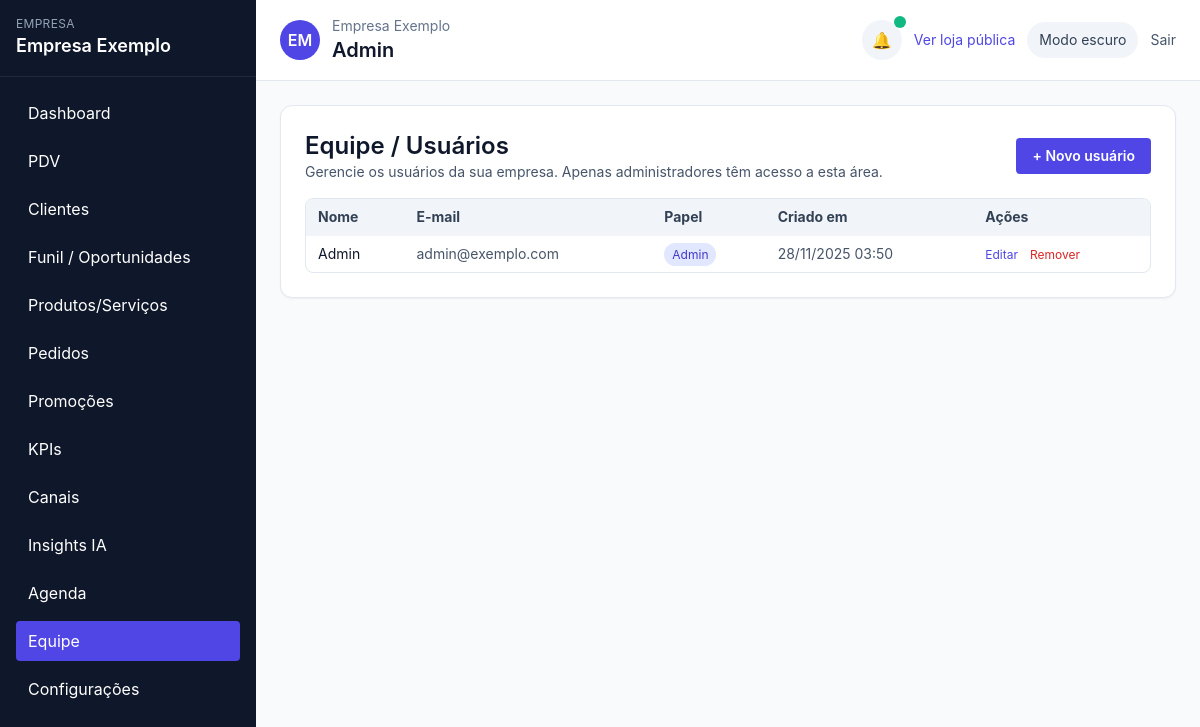
Page /staff.php (signed in) on the committed database.
### tables this page shows
CREATE TABLE users (
    id INT AUTO_INCREMENT PRIMARY KEY,
    company_id INT NOT NULL,
    nome VARCHAR(120) NOT NULL,
    email VARCHAR(120) UNIQUE NOT NULL,
    senha VARCHAR(255) NOT NULL,
    role ENUM('admin','user') DEFAULT 'user',
    created_at DATETIME DEFAULT CURRENT_TIMESTAMP,
    updated_at DATETIME DEFAULT CURRENT_TIMESTAMP ON UPDATE CURRENT_TIMESTAMP,
    FOREIGN KEY (company_id) REFERENCES companies(id) ON DELETE CASCADE
);

### helpers.php (called while the page is built, shortened)
<?php
function sanitize(string $value): string
{
    return htmlspecialchars($value, ENT_QUOTES, 'UTF-8');
}

### staff.php (the view, shortened to what this page needs)
<?php
require_once __DIR__ . '/helpers.php';
$pdo       = get_pdo();
$companyId = current_company_id();
$action = $_GET['action'] ?? 'list';
include __DIR__ . '/views/partials/header.php';
?>
<div class="bg-white dark:bg-slate-900 border border-slate-200 dark:border-slate-800 rounded-xl p-6 shadow-sm">
    <div class="flex items-center justify-between mb-4">
        <div>
            <h1 class="text-2xl font-semibold">Equipe / Usuários</h1>
            <p class="text-sm text-slate-600 dark:text-slate-400">
                Gerencie os usuários da sua empresa. Apenas administradores têm acesso a esta área.
            </p>
        </div>
        <a href="<?= BASE_URL ?>/staff.php?action=create"
           class="inline-flex items-center px-4 py-2 rounded bg-indigo-600 text-white text-sm font-semibold hover:bg-indigo-700">
            + Novo usuário
        </a>
    </div>
    <?php if ($action === 'create'): ?>
        <form method="POST" class="max-w-xl space-y-4">
            <input type="hidden" name="action" value="create">
            <div>
                <label class="text-sm font-medium text-slate-700 dark:text-slate-200">Nome</label>
                <input name="nome" class="mt-1 w-full rounded border-slate-300 dark:bg-slate-900 dark:border-slate-700" required>
            </div>
            <div>
                <label class="text-sm font-medium text-slate-700 dark:text-slate-200">E-mail</label>
                <input type="email" name="email" class="mt-1 w-full rounded border-slate-300 dark:bg-slate-900 dark:border-slate-700" required>
            </div>
            <div>
                <label class="text-sm font-medium text-slate-700 dark:text-slate-200">Senha</label>
                <input type="password" name="senha" class="mt-1 w-full rounded border-slate-300 dark:bg-slate-900 dark:border-slate-700" required>
            </div>
            <div>
                <label class="text-sm font-medium text-slate-700 dark:text-slate-200">Papel</label>
                <select name="role" class="mt-1 w-full rounded border-slate-300 dark:bg-slate-900 dark:border-slate-700">
                    <option value="user">Usuário</option>
                    <option value="admin">Admin</option>
                </select>
            </div>
            <div class="flex items-center gap-3">
                <button class="px-4 py-2 rounded bg-indigo-600 text-white text-sm font-semibold hover:bg-indigo-700">
                    Salvar
                </button>
                <a href="<?= BASE_URL ?>/staff.php" class="text-sm text-slate-600 dark:text-slate-300 hover:underline">
                    Cancelar
                </a>
            </div>
        </form>
    <?php else: ?>
        <?php
        $stmt = $pdo->prepare('SELECT id, nome, email, role, created_at FROM users WHERE company_id = ? ORDER BY created_at DESC');
        $stmt->execute([$companyId]);
        $users = $stmt->fetchAll();
        ?>
        <div class="overflow-hidden border border-slate-200 dark:border-slate-800 rounded-lg">
            <table class="min-w-full text-sm">
                <thead class="bg-slate-100 dark:bg-slate-800 text-slate-700 dark:text-slate-200">
                    <tr>
                        <th class="px-3 py-2 text-left">Nome</th>
                        <th class="px-3 py-2 text-left">E-mail</th>
                        <th class="px-3 py-2 text-left">Papel</th>
                        <th class="px-3 py-2 text-left">Criado em</th>
                        <th class="px-3 py-2 text-left">Ações</th>
                    </tr>
                </thead>
                <tbody>
                <?php foreach ($users as $u): ?>
                    <tr class="border-t border-slate-100 dark:border-slate-800">
                        <td class="px-3 py-2"><?= sanitize($u['nome']) ?></td>
                        <td class="px-3 py-2 text-slate-600 dark:text-slate-300"><?= sanitize($u['email']) ?></td>
                        <td class="px-3 py-2">
                            <?php if ($u['role'] === 'admin'): ?>
                                <span class="px-2 py-1 rounded-full text-xs bg-indigo-100 text-indigo-700">Admin</span>
                            <?php else: ?>
                                <span class="px-2 py-1 rounded-full text-xs bg-slate-100 text-slate-700">Usuário</span>
                            <?php endif; ?>
                        </td>
                        <td class="px-3 py-2 text-slate-600 dark:text-slate-300">
                            <?= $u['created_at'] ? date('d/m/Y H:i', strtotime($u['created_at'])) : '-' ?>
                        </td>
                        <td class="px-3 py-2 space-x-2">
                            <a href="<?= BASE_URL ?>/staff.php?action=edit&id=<?= (int)$u['id'] ?>"
                               class="text-indigo-600 hover:underline text-xs">Editar</a>
                            <a href="<?= BASE_URL ?>/staff.php?action=delete&id=<?= (int)$u['id'] ?>"
                               class="text-red-600 hover:underline text-xs"
                               onclick="return confirm('Remover este usuário?');">
                                Remover
                            </a>
                        </td>
                    </tr>
                <?php endforeach; ?>
                </tbody>
            </table>
        </div>
    <?php endif; ?>
</div>
<?php include __DIR__ . '/views/partials/footer.php'; ?>

### rows in the picture
users: nome "Admin", email "admin@exemplo.com", role "Admin", created_at "28/11/2025 03:50"

### other values in the picture
$_SESSION['company_name'] "Empresa Exemplo"
$label "Dashboard"
$label "PDV"
$label "Clientes"
$label "Funil / Oportunidades"
$label "Produtos/Serviços"
$label "Pedidos"
$label "Promoções"
$label "KPIs"
$label "Canais"
$label "Insights IA"
$label "Agenda"
$label "Equipe"
$label "Configurações"
substr($_SESSION['company_name'] ?? 'A',0,2) "EM"
